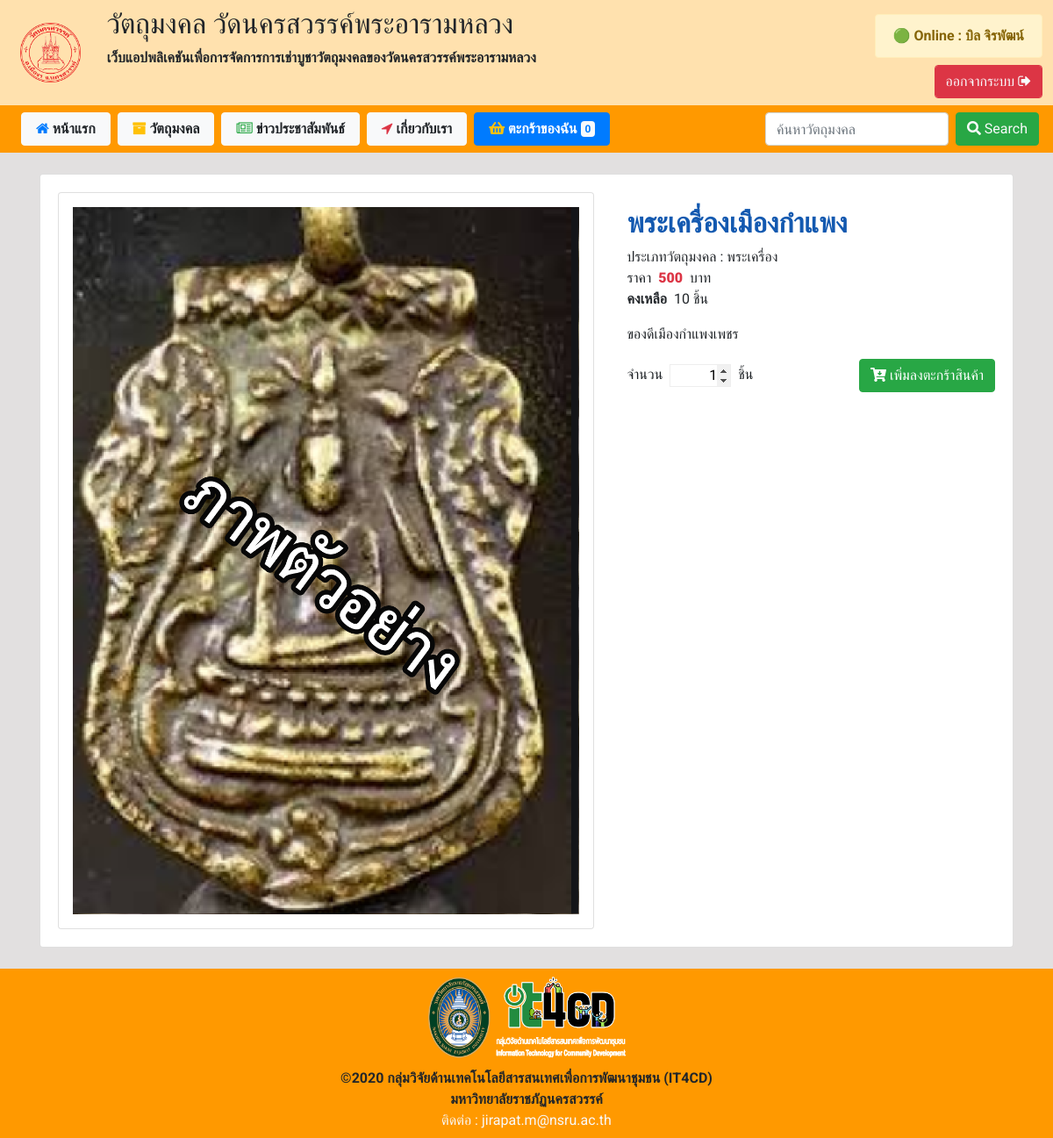
The page /index.php?p=readSacredObj&id4readSacredObj=21 (signed in) on the database its author committed.
### tables this page shows
CREATE TABLE `product` (
  `id_product` int(10) NOT NULL,
  `product_name` varchar(50) NOT NULL,
  `product_type` varchar(50) NOT NULL,
  `product_des` varchar(100) NOT NULL,
  `product_price` varchar(6) NOT NULL,
  `product_qty` varchar(5) NOT NULL,
  `product_cover` varchar(50) NOT NULL,
  `date_create` timestamp NOT NULL DEFAULT current_timestamp() ON UPDATE current_timestamp()
);

### function.php (called while the page is built, shortened)
<?php
        class DB_conn{
            function __construct(){
                $conn = mysqli_connect(DB_server, DB_user, DB_password, DB_name);
                $this->dbcon = $conn;
            }
                }
                class shopSacredObj extends DB_conn{
                    public function runQuery($query){
                        $reS = mysqli_query($this->dbcon, $query);
                        return $reS;
                    }
                }
?>

### include_for_p/read_SacredObj.php (the view, shortened to what this page needs)
<div class="container mt-4 mb-4">
    <div class="card min-vh-100">
        <div class="card-body">
            <?php
                $readSacredObj = new shopSacredObj();
                $id4readSacredObj = $_GET['id4readSacredObj'];
                $sql = $readSacredObj->runQuery("SELECT * FROM product WHERE id_product='$id4readSacredObj' ");
                if($sql){
                    $fetchData = mysqli_fetch_array($sql);
                }else{
                    ?>
            <script>
            alert("Can't SQL");
            </script>
            <?php
                }
                ?>
            <div class="row">
                <div class="col-md-7">
                    <div class="card w-100 p-3">
                    </div>
                </div>
                <div class="col-md">
                    <div class="w-100 p-0 pl-2 ">
                        <strong>
                            <h2 id="name_shop_card" class="pt-3 font-weight-bold">
                                <?php echo $fetchData['product_name']; ?>
                            </h2>
                        </strong>
                        <p class="m-0">
                            ประเภทวัตถุมงคล : <?php echo $fetchData['product_type'];?>
                        </p>
                        <div class="m-0 d-flex d-inline ">
                            ราคา <p class="m-0 mr-2 ml-2 text-danger font-weight-bold">
                                <b><?php echo $fetchData['product_price'];?></b>
                            </p>บาท
                        </div>
                        <div class="d-flex d-inline">
                            <p class="font-weight-bold mr-2">คงเหลือ</p> <?php echo $fetchData['product_qty'];?> ชิ้น
                        </div>
                        <div>
                            <p id="detailSacredObj"><?php echo $fetchData['product_des'];?></p>
                        </div>
                        <form action="chk_all/chk_basket.php" method="post">
                        <div class="d-flex d-inline justify-content-between align-items-center">
                            <div class="d-flex">
                                    <div class="">จำนวน</div>
                                    <input id="qty" type="number" name="data4basket[qty]" value="1">
                                    <div for="">ชิ้น</div>
                            </div>
                            <div class="text-right">
                                <?php
                                if(isset($_SESSION['id'])){
                                ?>
                                <button class="btn btn-success" type="submit" name="submit">
                                    <i class="fas fa-cart-arrow-down"></i> เพิ่มลงตะกร้าสินค้า
                                </button>
                                </form>
                                <?php
                                }
                                ?>
                            </div>
                        </div>
                    </div>
                </div>
            </div>
        </div>

### css/myself.css (style rules this page uses)
* { margin: 0px; padding: 0px; font-family: 'Roboto', sans-serif; }
#name_shop_card { width: 100%; white-space: nowrap; overflow: hidden; text-overflow: ellipsis; color:#1359b0; }
#detailSacredObj { word-wrap: break-word; }
input[id=qty] { text-align:right; width:70px; margin:0px .5rem; border:1px; border-style: groove; }

### rows shown on the page
product: product_name "พระเครื่องเมืองกำแพง", product_type "พระเครื่อง", product_price "500", product_qty "10", product_des "ของดีเมืองกำแพงเพชร"

### other values the page prints
$_SESSION['name'] "บิล"
$_SESSION['lname'] "จิรพัฒน์"
$fetch4count['count(status_basket)'] "0"
